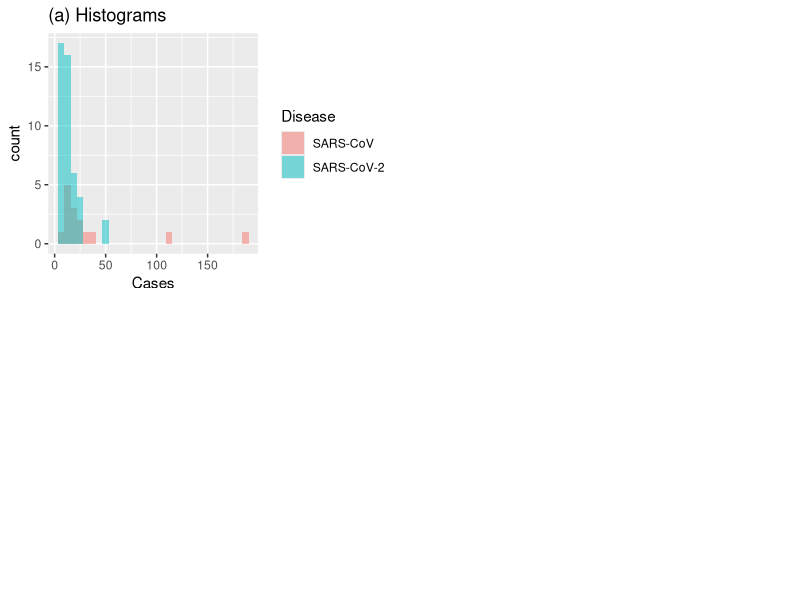

This chart was generated by the following R code: (Note: this script raises an error after producing the figure.)
dev.new()

library(ggplot2)

require(grid)
grid.newpage()
pushViewport(viewport(layout = grid.layout(2,2)))

define_region = function(row, col){
  viewport(layout.pos.row=row, layout.pos.col=col)
}

############################################

#data

Z=c(10,9,6.5,11,11,8,7,7,25,8,7,9,12,27,21,17,15,11,10,13,7,17.5,52,7,8,7,18,24,11,51,21,15,7,9,17,12,24,8,11,10,10,8,8,11,15,21,19,13,13,33,112,21,23,23,40,187,15,10,8,12)

Z=round(Z)

#####################################

data <- data.frame(
  Disease = c( rep("SARS-CoV ", 15), rep("SARS-CoV-2", 45) ),
  Cases = c( Z[46:60], Z[1:45] )
)

p=ggplot(data, aes(x=Cases,fill=Disease)) +
  geom_histogram(alpha=0.5,position="identity")


print(p+labs(title = "(a) Histograms"),vp=define_region(1,1))

###########################################


Z=c(10,9,6.5,11,11,8,7,7,25,8,7,9,12,27,21,17,15,11,10,13,7,17.5,52,7,8,7,18,24,11,51,21,15,7,9,17,12,24,8,11,10,10,8,8,11,15,21,19,13,13,33,112,21,23,23,40,187,15,10,8,12)

Z=round(Z)

Zcov=Z[1:45] #SARS-CoV-2

Zsars=Z[46:60] #SARS-CoV

mlecov=fitdist(data=Zcov,"nbinom") #negative binomial fit

1/(1+14.068080/4.059985) #approximation of the xi

mlesars=fitdist(data=Zsars,"nbinom") #negative binomial fit

1/(1+36.667694/1.246506) #approximation of the xi

data <- data.frame(
  Disease = c( rep("SARS-CoV-2", 101), rep("SARS-CoV ", 101) ),
  probs = c(dnbinom(0:100,size=4.059985,mu=14.068080),dnbinom(0:100,size=1.246506,mu=36.667694)),
  xaxis = rep(0:100,2)
)

p=ggplot(data,aes(x = xaxis, y = probs, fill = Disease)) +
  geom_col(alpha=0.6,position="identity") +
  labs(title = "(b)  Negative  binomial  fits",
       x = "",
       y = "Probability") 

print(p,vp=define_region(1,2))


###########################################



Z=c(10,9,6.5,11,11,8,7,7,25,8,7,9,12,27,21,17,15,11,10,13,7,17.5,52,7,8,7,18,24,11,51,21,15,7,9,17,12,24,8,11,10,10,8,8,11,15,21,19,13,13,33,112,21,23,23,40,187,15,10,8,12)

Z=round(Z)

Ztot=Z

Z=Z[46:60] 

########################################

Z=Ztot[1:45] #SARS-CoV-2

vecucov2=sort(Z)

meanexcesscov2=rep(0,length(vecucov2))

i=1

while(i<=length(vecucov2)){
  
  meanexcesscov2[i]=mean(Z[which(Z>=vecucov2[i])]-vecucov2[i])
  
  i=i+1
}

Z=Ztot[46:60] #SARS-CoV

vecu=sort(Z)

meanexcess=rep(0,length(vecu))

i=1

while(i<=length(vecu)){
  
  meanexcess[i]=mean(Z[which(Z>=vecu[i])]-vecu[i])
  
  i=i+1
}

#####################################

data <- data.frame(
  Disease = c( rep("SARS-CoV ", 15), rep("SARS-CoV-2", 45) ),
  Excess = c( meanexcess, meanexcesscov2 ),
  Threshold = c( vecu , vecucov2 )
)

linreg=lm(meanexcess[1:13]~vecu[1:13])$coefficients

linreg2=lm(meanexcesscov2[1:43]~vecucov2[1:43])$coefficients

p=ggplot(data, aes(x=Threshold, y=Excess,col=Disease)) +
  scale_color_manual(values = c("red", "blue")) +
  geom_point() + ylim(c(0, 100)) + xlim(c(0,50))+ 
  geom_abline(intercept = linreg[1], slope = linreg[2],color="blue") +
  geom_abline(intercept = linreg2[1], slope = linreg2[2],color="red") +
  annotate(geom="text",x=40, y=50, label=expression(paste(slope,'=1.43',' => ',xi,'=0.589')),color="blue") +
  annotate(geom="text",x=40, y=5, label=expression(paste(slope,'=0.256',' => ',xi,'=0.204')),color="red") +
  ylab("Mean  Excess  Value")

print(p+labs(title = "(c) Mean Excess Value plots")
      ,vp=define_region(2,1))

##############################################



Z=c(10,9,6.5,11,11,8,7,7,25,8,7,9,12,27,21,17,15,11,10,13,7,17.5,52,7,8,7,18,24,11,51,21,15,7,9,17,12,24,8,11,10,10,8,8,11,15,21,19,13,13,33,112,21,23,23,40,187,15,10,8,12)

Z=round(Z)

Z60=Z

Ztot=Z

Z=Z[46:60]

########################################

Z=Ztot[1:45] #SARS-CoV-2

vecu=sort(Z)

meanexcess=rep(0,length(vecu))

i=1

while(i<=length(vecu)){
  
  meanexcess[i]=mean(Z[which(Z>=vecu[i])]-vecu[i])
  
  i=i+1
}


linreg=lm(meanexcess[1:43]~vecu[1:43])$coefficients


linreg[2]/(1+linreg[2]) #approximation of xi

Z=Ztot[46:60] #SARS-CoV

vecu=sort(Z)

meanexcess=rep(0,length(vecu))

i=1

while(i<=length(vecu)){
  
  meanexcess[i]=mean(Z[which(Z>=vecu[i])]-vecu[i])
  
  i=i+1
}

linreg=lm(meanexcess[1:13]~vecu[1:13])$coefficients

abline(a=linreg[1],b=linreg[2],col="blue")

linreg[2]/(1+linreg[2]) #approximation of the xi

#####################################

ddgpd=function(k,igamma,sigma){
  return((1+igamma*k/sigma)^(-1/igamma)-(1+igamma*(k+1)/sigma)^(-1/igamma))
} #mass function


Z=c(10,9,6.5,11,11,8,7,7,25,8,7,9,12,27,21,17,15,11,10,13,7,17.5,52,7,8,7,18,24,11,51,21,15,7,9,17,12,24,8,11,10,10,8,8,11,15,21,19,13,13,33,112,21,23,23,40,187,15,10,8,12)

Z=round(Z)

Z=Z[1:45] #SARS-CoV-2

Ztot=Z

################derivatives approximations###################

llfunction=function(theta){
  igamma=theta[1]
  sigma=theta[2]
  return(-sum(log((ddgpd(Z,igamma,sigma)))))
}

llfunction2=function(igamma,sigma){
  return(-sum(log(((1+igamma*Z/sigma)^(-1/igamma)-(1+igamma*(Z+1)/sigma)^(-1/igamma)))))
}

dllfunction2gamma=function(igamma,sigma){
  return((llfunction2(igamma+0.001,sigma)-llfunction2(igamma,sigma))/0.001)
}

dllfunction2gammasigma=function(igamma,sigma){
  return((dllfunction2gamma(igamma,sigma+0.001)-dllfunction2gamma(igamma,sigma))/0.001)
}

dllfunction2gamma2=function(igamma,sigma){
  return((dllfunction2gamma(igamma+0.001,sigma)-dllfunction2gamma(igamma,sigma))/0.001)
}

dllfunction2sigma=function(igamma,sigma){
  return((llfunction2(igamma,sigma+0.001)-llfunction2(igamma,sigma))/0.001)
}

dllfunction2sigma2=function(igamma,sigma){
  return((dllfunction2sigma(igamma,sigma+0.001)-dllfunction2sigma(igamma,sigma))/0.001)
}

k=1

#vecu=1:20

vecu=unique(sort(Ztot))

vecgamma=rep(0,length(vecu))

vecgammainf=rep(0,length(vecu))

vecgammasup=rep(0,length(vecu))

vecsigma=rep(0,length(vecu))

vecsigmainf=rep(0,length(vecu))

vecsigmasup=rep(0,length(vecu))

while(k<=length(vecu)){
  
  Z=Ztot[which(Ztot>=vecu[k])]-vecu[k]
  
  nk=length(Z)
  
  thetahat=optim(fn=llfunction,par=c(0.25,0.5))$par #D-GPD fit
  
  vecgamma[k]=thetahat[1]
  
  vecsigma[k]=thetahat[2]
  
  I11=dllfunction2gamma2(thetahat[1],thetahat[2])
  
  I12=dllfunction2gammasigma(thetahat[1],thetahat[2])
  
  I21=I12
  
  I22=dllfunction2sigma2(thetahat[1],thetahat[2])
  
  matI=matrix(c(I11,I12,I21,I22),2,2)
  
  varhat=solve(matI)[1,1]
  
  varhatsigma=solve(matI)[2,2]
  
  vecgammasup[k]=vecgamma[k]+sqrt(varhat)*qnorm(0.95) #upper bound for xi
  
  vecgammainf[k]=vecgamma[k]+sqrt(varhat)*qnorm(0.05) #lower bound for xi
  
  vecsigmasup[k]=vecsigma[k]+sqrt(varhatsigma)*qnorm(0.95) #upper bound for sigma
  
  vecsigmainf[k]=vecsigma[k]+sqrt(varhatsigma)*qnorm(0.05) #lower bound for sigma
  
  k=k+1
  
}

vecgamma

vecgammacovid=vecgamma

vecgammainfcovid=vecgammainf

vecgammasupcovid=vecgammasup

vecsigmacovid=vecsigma

vecsigmasupcovid=vecsigmasup

vecsigmainfcovid=vecsigmainf

vecucovid=vecu

####################################

Z=c(10,9,6.5,11,11,8,7,7,25,8,7,9,12,27,21,17,15,11,10,13,7,17.5,52,7,8,7,18,24,11,51,21,15,7,9,17,12,24,8,11,10,10,8,8,11,15,21,19,13,13,33,112,21,23,23,40,187,15,10,8,12)

Z=round(Z)

Z=Z[46:60] #SARS-CoV

Ztot=Z

###################################

llfunction=function(theta){
  igamma=theta[1]
  sigma=theta[2]
  return(-sum(log((ddgpd(Z,igamma,sigma)))))
} #log-likelihood function

k=1

vecu=unique(sort(Ztot))

vecu=c(6,vecu)

vecgamma=rep(0,length(vecu))

vecgammainf=rep(0,length(vecu))

vecgammasup=rep(0,length(vecu))

vecsigma=rep(0,length(vecu))

vecsigmasup=rep(0,length(vecu))

vecsigmainf=rep(0,length(vecu))

while(k<=length(vecu)){
  
  Z=Ztot[which(Ztot>=vecu[k])]-vecu[k]
  
  nk=length(Z)
  
  thetahat=optim(fn=llfunction,par=c(0.25,0.5))$par
  
  vecgamma[k]=thetahat[1]
  
  vecsigma[k]=thetahat[2]
  
  I11=dllfunction2gamma2(thetahat[1],thetahat[2])
  
  I12=dllfunction2gammasigma(thetahat[1],thetahat[2])
  
  I21=I12
  
  I22=dllfunction2sigma2(thetahat[1],thetahat[2])
  
  matI=matrix(c(I11,I12,I21,I22),2,2)
  
  varhat=solve(matI)[1,1]
  
  varhatsigma=solve(matI)[2,2]
  
  vecgammasup[k]=vecgamma[k]+sqrt(varhat)*qnorm(0.95) #upper bound for xi
  
  vecgammainf[k]=vecgamma[k]+sqrt(varhat)*qnorm(0.05) #lower bound for xi
  
  vecsigmasup[k]=vecsigma[k]+sqrt(varhatsigma)*qnorm(0.95) #upper bound for sigma
  
  vecsigmainf[k]=vecsigma[k]+sqrt(varhatsigma)*qnorm(0.05) #lower bound for sigma
  
  k=k+1
  
}

vecgamma

vecgammasars=vecgamma

vecgammainfsars=vecgammainf

vecgammasupsars=vecgammasup

vecsigmasars=vecsigma

vecsigmainfsars=vecsigmainf

vecsigmasupsars=vecsigmasup

vecusars=vecu

########################################

n=length(Z60)

vechill=rep(0,n-1)

vecu60=rep(0,n-1)

k=2

while(k<=n){
  
  vecu60[k-1]=rev(sort(Z60))[k]
  
  vechill[k-1]=mean(log(Z60[which(Z60>=vecu60[k-1])]/vecu60[k-1])) #hill estimator
  
  k=k+1
}

vecgammahill=unique(rev(vechill))

vecuhill=unique(rev(vecu60))

data <- data.frame(
  Disease = c( rep("SARS-CoV ", 13), rep("SARS-CoV-2", 17), rep("Pooled data",22) ),
  Tail_Index = c( vecgammasars , vecgammacovid , vecgammahill ),
  Threshold = c( vecusars , vecucovid , vecuhill ),
  CIdown=c( vecgammainfsars , vecgammainfcovid , rep(-10,22) ),
  CIup=c( vecgammasupsars , vecgammasupcovid , rep(-10,22) )
)

p=ggplot(data,aes(x=Threshold, y=Tail_Index,col=Disease)) +
  scale_color_manual(values = c("black", "red", "blue")) +
  geom_point(aes(x=Threshold, y=Tail_Index,col=Disease)) + geom_line() +
  geom_point(aes(x=Threshold, y=CIdown,col=Disease))  + geom_line(aes(x=Threshold, y=CIdown,col=Disease),linetype="dashed") +
  geom_point(aes(x=Threshold, y=CIup,col=Disease))  + geom_line(aes(x=Threshold, y=CIup,col=Disease),linetype="dashed") +
  ylim(c(-1, 3)) + xlim(c(5,22)) +
  geom_line() + 
  geom_abline(intercept = 0.25, slope = 0,color="red",linetype="dotted") +
  geom_abline(intercept = 0.8, slope = 0,color="blue",linetype="dotted") +
  geom_abline(intercept = 0.6, slope = 0,color="black",linetype="dotted") + 
  annotate(geom="text",x=22, y=0.8, label=expression(paste(xi,'=0.8')),color="blue") +
  annotate(geom="text",x=22, y=0.6, label=expression(paste(xi,'=0.6')),color="black") +
  annotate(geom="text",x=22, y=0.25, label=expression(paste(xi,'=0.25')),color="red") +
  ylab("Tail  Index") 


print(p+labs(title = "(d) Tail index plots")#+theme_bw()+theme(panel.border = element_blank(), panel.grid.major = element_blank(),
      #                 panel.grid.minor = element_blank(), axis.line = element_line(colour = "black"))
      ,vp=define_region(2,2))
